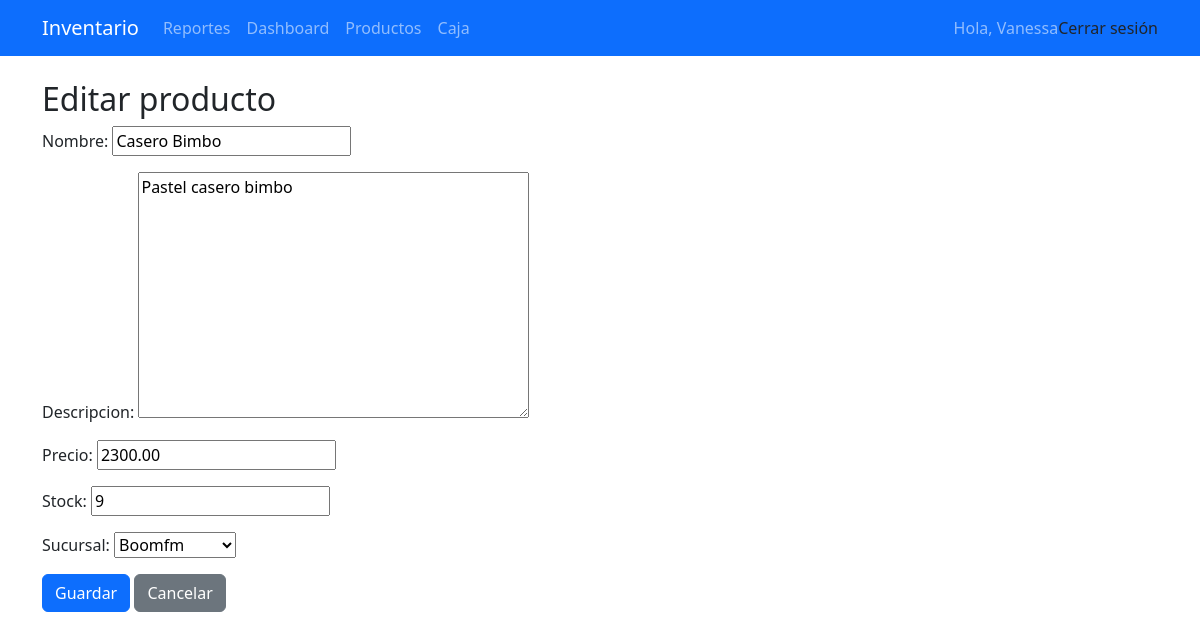
/productos/10/editar/ (signed in), run on an earlier commit of the app's database.
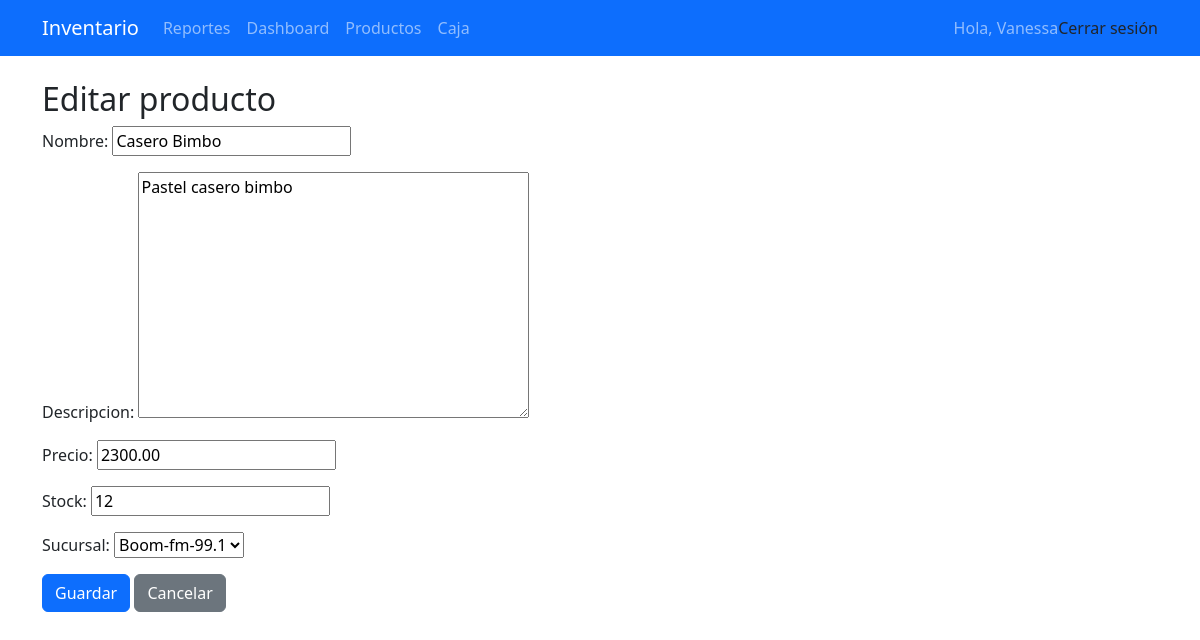
And on a later commit of the database.
### inventario/models.py (models this page shows, shortened)
class Producto(models.Model):
    nombre = models.CharField(max_length=120)
    descripcion = models.TextField(blank=True)
    precio = models.DecimalField(max_digits=10, decimal_places=2)
    stock = models.PositiveIntegerField(default=0)
    sucursal = models.ForeignKey(Sucursal, on_delete=models.CASCADE, related_name='productos')
    fecha_creacion = models.DateTimeField(auto_now_add=True)

class Sucursal(models.Model):
    nombre = models.CharField(max_length=100, unique=True)
    direccion = models.CharField(max_length=200, blank=True, null=True)
    telefono = models.CharField(max_length=20, blank=True, null=True)
    def __str__(self):
        return self.nombre

### inventario/views_productos.py (the view, shortened to what this page needs)
# urls.py: path('productos/<int:pk>/editar/', ProductoUpdateView.as_view(), name='producto_update'),
class ProductoUpdateView(ProductoBase, UpdateView):
    model = Producto
    form_class = ProductoForm
    template_name = 'inventario/producto_form.html'
    success_url = reverse_lazy('producto_list')
    def dispatch(self, request, *args, **kwargs):
        self.check_permiso_edicion()
        return super().dispatch(request, *args, **kwargs)
    def get_queryset(self):
        qs = Producto.objects.all()
        return self.filtrar_por_permiso(qs)
    def get_form_kwargs(self):
        kwargs = super().get_form_kwargs()
        kwargs['user'] = self.request.user
        return kwargs

### inventario/forms.py
class ProductoForm(forms.ModelForm):
    class Meta:
        model = Producto
        fields = ['nombre', 'descripcion', 'precio', 'stock', 'sucursal']
    def __init__(self, *args, **kwargs):
        user = kwargs.pop('user', None)
        super().__init__(*args, **kwargs)
        self.fields['precio'].min_value = 0
        self.fields['stock'].min_value = 0
        if user:
            rol, sucursales = role_and_sucursales(user)
            if rol in ['Administrador', 'Subadministrador']:
                self.fields['sucursal'].queryset = Sucursal.objects.all()
            else:
                self.fields['sucursal'].queryset = Sucursal.objects.filter(
                    id__in=[s.id for s in sucursales]
                )
        else:
            self.fields['sucursal'].queryset = Sucursal.objects.none()

### inventario/context_processors.py (called while the page is built)
def role_context(request):
    role = None
    if request.user.is_authenticated:
        perfil = getattr(request.user, 'perfil', None)
        role = getattr(perfil, 'rol', None)
    return {'role': role}

### inventario/permissions.py (called while the page is built)
def user_role(user):
    perfil = getattr(user, 'perfil', None)
    return getattr(perfil, 'rol', None) if perfil else None

### templates/inventario/producto_form.html (shortened to what this page needs)
{% extends "base.html" %}
{% block content %}
<h2>{{ form.instance.pk|yesno:"Editar producto,Nuevo producto" }}</h2>
<form method="post">
  {{ form.as_p }}
  <button class="btn btn-primary" type="submit">Guardar</button>
  <a class="btn btn-secondary" href="{% url 'producto_list' %}">Cancelar</a>
</form>
{% endblock %}

What changed in the data, as far as the page shows it:
changed Producto "Editar producto": stock "9" → "12"; sucursal "Boomfm" → "Boom-fm-99.1"
